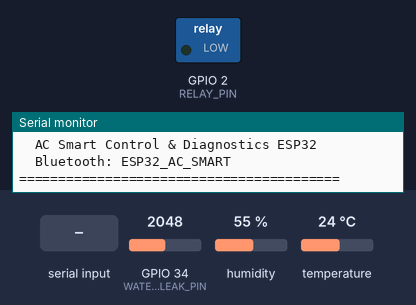
Bench run of a sketch on a simulated ESP32. Shown: switched loads named in the sketch (green lamp = pin HIGH), the last lines printed to the serial monitor. The inputs (shaded band) are chosen by the test bench; at power-on: GPIO 34 (WATER_LEAK_PIN) = 2048, humidity 55 %, temperature 24 °C. Nothing arrives over Bluetooth unless stated.

Above: at 1.2 s.
1.3 s: "AC:ON\n" received over the second serial link
At 2.2 s:
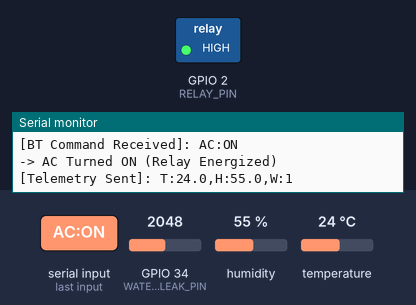
2.8 s: GPIO 34 (WATER_LEAK_PIN) set to 2744
5.2 s: GPIO 34 (WATER_LEAK_PIN) set to 2849
At 7.3 s:
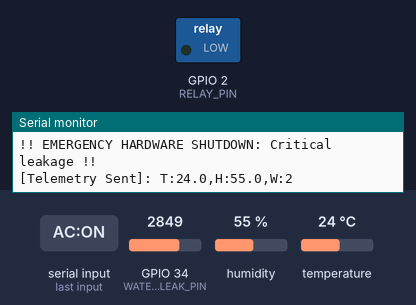
Timing chart, 0 to 8.8 s (numbered marks = the images above; inputs shaded):
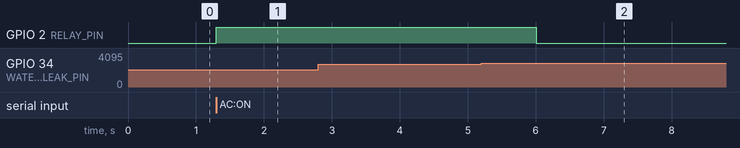

The sketch:

esp32_ac_smart.ino
```cpp
/**
 * AC Smart Control - ESP32 Firmware
 *
 * Hardware:
 *  - ESP32 Development Board
 *  - DHT22 (Temperature & Humidity Sensor) on GPIO 4
 *  - Water Leakage / Level Analog Sensor on GPIO 34
 *  - 5V Relay Module (AC Compressor Power Switch) on GPIO 2
 *  - Built-in Bluetooth Classic (SPP Profile)
 *
 * Protocol:
 *  - ESP32 -> App: "T:xx.x,H:xx.x,W:x\n"
 *  - App -> ESP32: "AC:ON\n" or "AC:OFF\n"
 */

#include "BluetoothSerial.h"
#include "DHT.h"

// ─── Pin Configuration ────────────────────────────────────────────────────────
#define DHTPIN                4       // DHT22 data pin
#define DHTTYPE               DHT22   // DHT 22 (AM2302)
#define RELAY_PIN             2       // Relay control pin (Active HIGH)
#define WATER_LEAK_PIN        34      // Analog input for water leak sensor

// ─── Constants & Calibration ──────────────────────────────────────────────────
#define WATER_THRESHOLD_WARN  1500  // ADC reading for 40-75% condensate level
#define WATER_THRESHOLD_CRIT  2800  // ADC reading for >75% critical leakage

BluetoothSerial SerialBT;
DHT dht(DHTPIN, DHTTYPE);

bool acState = false;
unsigned long lastTelemetryTime = 0;
const unsigned long telemetryInterval = 2000; // Send telemetry every 2 seconds

void setup() {
  Serial.begin(115200);

  // Initialize Relay (Initially OFF for safety)
  pinMode(RELAY_PIN, OUTPUT);
  digitalWrite(RELAY_PIN, LOW);

  // Initialize Analog ADC Pin for Water Sensor
  pinMode(WATER_LEAK_PIN, INPUT);

  // Initialize DHT sensor
  dht.begin();

  // Initialize Bluetooth Classic SPP with recognizable name
  SerialBT.begin("ESP32_AC_SMART");
  Serial.println("=========================================");
  Serial.println("  AC Smart Control & Diagnostics ESP32   ");
  Serial.println("  Bluetooth: ESP32_AC_SMART              ");
  Serial.println("=========================================");
}

void loop() {
  // 1. Process Incoming Commands from Mobile App
  if (SerialBT.available()) {
    String command = SerialBT.readStringUntil('\n');
    command.trim();
    command.toUpperCase();

    Serial.print("[BT Command Received]: ");
    Serial.println(command);

    if (command == "AC:ON") {
      // Safety check: only allow turning ON if water level is not critical
      int currentLeak = analogRead(WATER_LEAK_PIN);
      if (currentLeak < WATER_THRESHOLD_CRIT) {
        acState = true;
        digitalWrite(RELAY_PIN, HIGH);
        Serial.println("-> AC Turned ON (Relay Energized)");
      } else {
        Serial.println("-> Command REJECTED: Critical water leakage detected!");
      }
    } else if (command == "AC:OFF") {
      acState = false;
      digitalWrite(RELAY_PIN, LOW);
      Serial.println("-> AC Turned OFF (Relay De-energized)");
    }
  }

  // 2. Periodic Telemetry Transmission
  unsigned long now = millis();
  if (now - lastTelemetryTime >= telemetryInterval) {
    lastTelemetryTime = now;

    float temp = dht.readTemperature();
    float hum = dht.readHumidity();
    int waterRaw = analogRead(WATER_LEAK_PIN);

    // Determine water state (0=Normal, 1=Warning, 2=Critical Leakage)
    int waterState = 0;
    if (waterRaw >= WATER_THRESHOLD_CRIT) {
      waterState = 2;
      // Hardware Interlock: Force kill AC if leakage is critical
      if (acState) {
        acState = false;
        digitalWrite(RELAY_PIN, LOW);
        Serial.println("!! EMERGENCY HARDWARE SHUTDOWN: Critical leakage !!");
      }
    } else if (waterRaw >= WATER_THRESHOLD_WARN) {
      waterState = 1;
    }

    // Verify valid DHT sensor readings
    if (!isnan(temp) && !isnan(hum)) {
      // Form packet: T:24.5,H:58.0,W:0\n
      String packet = "T:" + String(temp, 1) +
                      ",H:" + String(hum, 1) +
                      ",W:" + String(waterState) + "\n";

      SerialBT.print(packet);
      Serial.print("[Telemetry Sent]: ");
      Serial.print(packet);
    } else {
      Serial.println("[Warning]: Failed to read from DHT sensor!");
    }
  }
}
```

Measured:
- the behaviour switches between 2799 and 2800 on GPIO 34 (WATER_LEAK_PIN) (found by bisection; images 1 and 2)
- after the input at 1.3 s, GPIO 2 (RELAY_PIN): LOW → HIGH at once
- after the input at 5.2 s, GPIO 2 (RELAY_PIN): HIGH → LOW after 0.81 s
